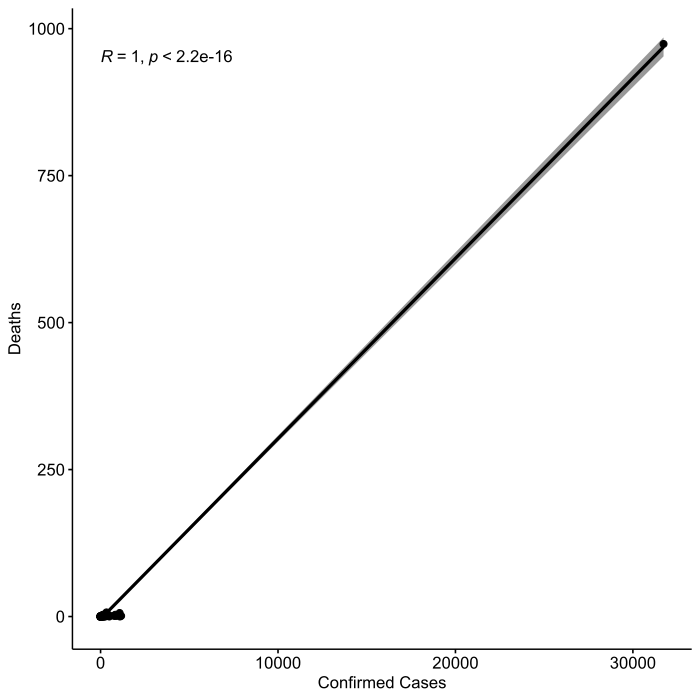

The R source for this figure:
#Author: Samaria McFadden Date: 02/02/2026, pURPOSE: Test Correlation 

#Load the library ggpubr
library("ggpubr")

#Set the working directory to 02-10-2020_1930.csv file
setwd("/Users/samariamcfadden/Downloads")

#Load the dataset
my_data<- read.csv("02-10-2020_1930.csv")

#Create Scatter plot of dataset 
ggscatter(my_data, x = "Confirmed", y = "Deaths", add = "reg.line", conf.int = TRUE, cor.coef = TRUE, cor.method = "pearson", xlab = "Confirmed Cases", ylab = "Deaths")
res <- cor.test(my_data$Confirmed, my_data$Deaths, method = "pearson") 
res
Pearson's product-moment correlation

data:  my_data$Confirmed and my_data$Deaths
t = 119.11, df = 70, p-value < 2.2e-16
alternative hypothesis: true correlation is not equal to 0
95 percent confidence interval:
 0.9960631 0.9984661
sample estimates:
      cor 
0.9975423 
